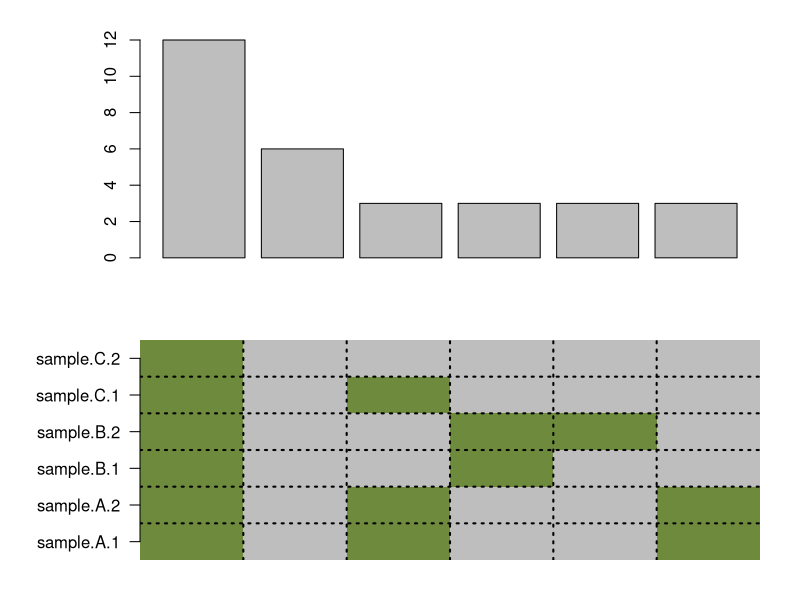
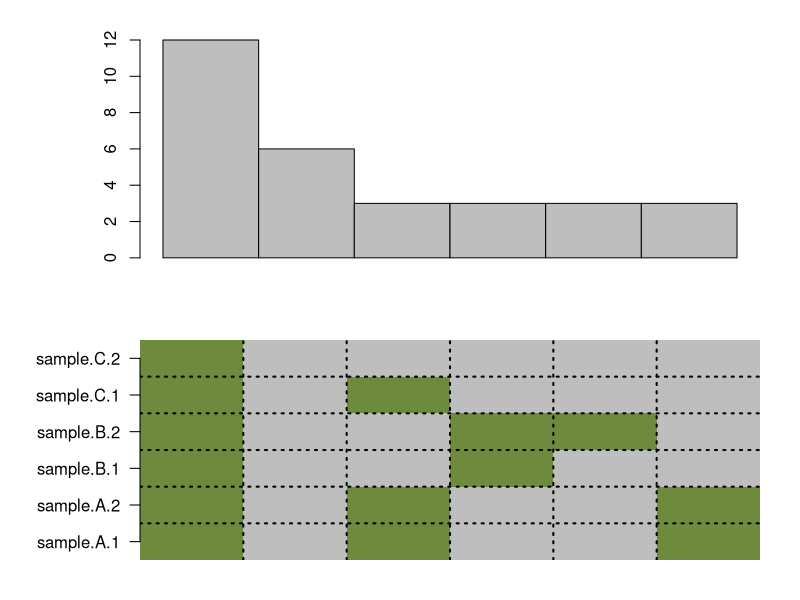
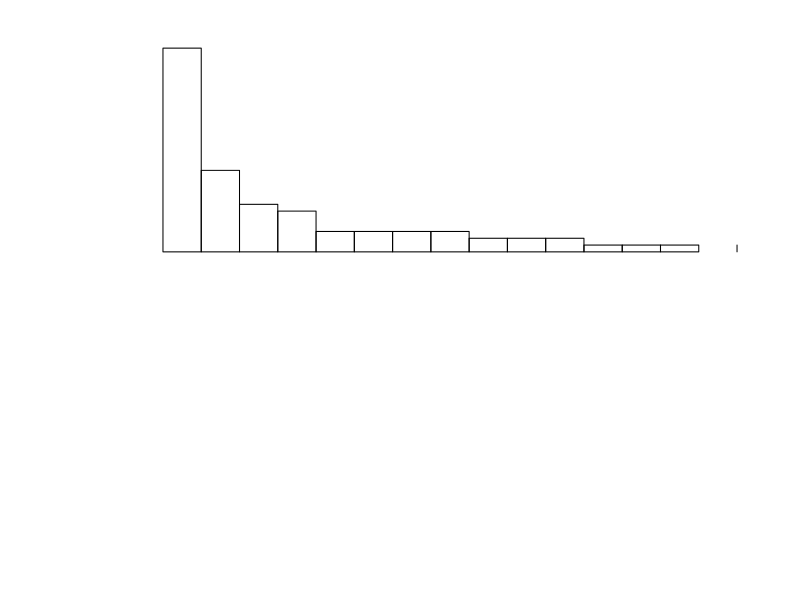

Recreate these plots in R, in order. (Note: this script raises an error after producing the figures.)

############ DEVELOPMENT ############


## Prepare data to plot in Euler Grid.
## Quantity or binary table with columns for samples and rows for features


#  If non-binary, set threshold to count detection of feature in a sample
# 	Hence, all data should be pre-normalised to use same threshold

# Given that with 5 distinct samples or groups, there will be 32 combinations and with 6, 64, 
#	Would be good to set a plot limit and only group a mx number of proportion of samples 
#	Proportin could also be determined from table data (e.g. 90% of binarized data probbaly in 30% of columns).
# Give text output on %of combinations shown and 

## How to deal with replicates or sample groups?  "sll", "majority", "any"




rawData <- data.frame(	sample.A.1=c(0.2, 0, 0, 0.4, 0.3, 0,0,0.8,0.6,0.1), 
				sample.A.2=c(0.1, 0, 0, 0.5, 0.3, 0,0,0.7,0.9,0.2),
				sample.B.1=c(0, 0.8, 0, 0.5, 0.3, 0,0,0.8,0.3,0), 
				sample.B.2=c(0, 0.9, 0, 0.6, 0.3, 0,0.1,0.9,0.8,0),
				sample.C.1=c(0.1, 0, 0, 0.2, 0.3, 0,0,0.7,0.2,0), 
				sample.C.2=c(0, 0, 0, 0.3, 0.3, 0,0,0.8,0.5,0)

		)

rawDataLong <- rbind(rawData,rawData,rawData)

table(rawDataLong)



## convert a (table, matrix,) data.frame to either 0/1 or FALSE/TRUE based on whether values exceed threshold.
## to invert a threshold use: new.table <- table == FALSE
binarizeTable <- function(data, threshold=0, returnBoolean=FALSE)  {

	stopifnot(all(apply(data, 2, is.numeric)))
	if(returnBoolean)  {
		return.table <- data > threshold

	} else  {
		return.table <- apply(data, 2, FUN=function(x) ifelse(x > threshold, 1, 0))
		
	}
	return(as.data.frame(return.table))
}  

binarizeTable(rawDataLong)
binarizeTable(rawDataLong,threshold=0.1)
binarizeTable(rawDataLong, returnBoolean=TRUE)



# if a table has multiple columns of same type these can be reduce to a single table following 'groupRule'
# groupRule  "any" (default), "all", ("majority")
# groupDesign  a data frame with two columns "sampleName" and "groupName". All sampleName values must be unique.
# Currently, binaryTable must be a data.frame (to add columns by name).
reduceGroups <- function(binaryTable, groupDesign, groupRule="any", discardNonGroupSamples=FALSE) {
	# All sampleName values must be unique.
	stopifnot(length(unique(groupDesign[,"sampleName"])) == nrow(groupDesign))

	groups <- unique(groupDesign[,"groupName"])
	nonGroupSamples <- setdiff(colnames(binaryTable),groupDesign[,"sampleName"] )	# get list of samples NOT in groups
	#print(groups)
	#print(nonGroupSamples)	

	if(discardNonGroupSamples)  {
		reducedDat <- data.frame()
	} else {
		reducedDat <- binaryTable[,nonGroupSamples]
	}

	for(thisGroup in groups)  {
		theseSamples <- groupDesign[groupDesign[,"groupName"]==thisGroup,"sampleName"]
		sumVector <- rowSums(binaryTable[,theseSamples])
		
		reducedDat[,thisGroup] <- switch(groupRule,
					any =  ifelse(sumVector > 0 , 1, 0),
					all =  ifelse(sumVector == length(theseSamples) , 1, 0),
					all =  ifelse(sumVector >= length(theseSamples)/2 , 1, 0)  )

	}
	
	return(reducedDat)
}

my.groupDesign <- data.frame(sampleName=c("sample.A.1", "sample.A.2", "sample.B.1", "sample.B.2"),
					groupName=c("group.A", "group.A", "group.B", "group.B"))

my.groupDesign <- data.frame(sampleName=c("sample.A.1", "sample.A.2", "sample.B.1", "sample.B.2", "sample.C.1", "sample.C.2"),
					groupName=c("group.A", "group.A", "group.B", "group.B", "group.C", "group.C"))

head(reduceGroups(binarizeTable(rawDataLong), groupDesign =my.groupDesign))
head(reduceGroups(binarizeTable(rawDataLong), groupDesign =my.groupDesign,groupRule="all"))

head(binarizeTable(rawDataLong))



### Takes a binary (1/0) table and returns a table of unique rows with a column of counts for the occurrence of each row.
## Final table is sorted by count (decreasing order).
scoreCardinalities <- function(binaryTable )  {
	n.cols <- ncol(binaryTable)
	print(paste(nrow(binaryTable), "rows"))
	print(paste(n.cols, "columns. ", 2^n.cols, "possible patterns."))
	
	
	uniquePatterns <- unique(binaryTable )
	row.names(uniquePatterns) <- apply(uniquePatterns, 1, FUN=function(x) paste(x,collapse=""))
	print(paste(nrow(uniquePatterns), "patterns present"))
	
	patterns <- apply(binaryTable , 1, FUN=function(x) paste(x,collapse=""))
	patternCounts <- table(patterns)
	
	uniquePatterns[names(patternCounts),"count"] <- patternCounts
	uniquePatterns <- uniquePatterns[order(uniquePatterns$count, decreasing=T),]
	return(uniquePatterns)
}


# unique rows reveal all the patterns present

scoreCardinalities(binarizeTable(rawDataLong))
rowCounts <-   scoreCardinalities(binarizeTable(rawDataLong))


par(mfrow=c(2,1), mar=c(2,7,2,2))
barplot(rowCounts$count)
image(as.matrix(rowCounts[,1:6]), col=c("grey","darkolivegreen4"), axes = F)
axis(side=2, at=seq(0,1,length.out=6),labels=names(rowCounts[,1:6]), las=2)
grid(6, col="black", lwd=2)


# or as a function (with call below)

plotEuler <- function(binaryGrid, counts, labels)  {
	par(mfrow=c(2,1), mar=c(2,7,2,2))
	n.groups <- length(counts)
	n.samples <- ncol(binaryGrid)
	barplot(counts, space=0)
	image(as.matrix(binaryGrid), col=c("grey","darkolivegreen4"), axes = F)
	axis(side=2, at=seq(0,1,length.out=n.samples),labels=labels, las=2)
	grid(n.samples, col="black", lwd=2)

}




plotEuler(rowCounts[,1:6], rowCounts$count, names(rowCounts[,1:6]))



# found that barplot was not perfectly aligning with grid when using large number of combinations.
# redraw using rect? 
#rect(xleft, ybottom, xright, ytop, density = NULL, angle = 45,
 #    col = NA, border = NULL, lty = par("lty"), lwd = par("lwd"),
#     ...)

counts <- c(30, 12, 7, 6, 3, 3,3,3,2,2,2,1,1,1,1)


n.counts <- length(counts)
max.count <- max(counts)
plot.new()
rect(seq(0,1,length.out=n.counts+1)[-n.counts],  0, seq(0,1,length.out=n.counts+1)[-1], counts/max.count)
image(as.matrix(rowCounts.plot), col=c("grey","darkolivegreen4"), axes = F)

# heatmap creates a mess
plot.new()
rect(seq(0,1,length.out=n.counts+1)[-n.counts],  0, seq(0,1,length.out=n.counts+1)[-1], counts/max.count)
heatmap(as.matrix(rowCounts.plot), col=c("grey","darkolivegreen4"))


# shows that the barplot region is inside the image region. Don't know why.
plot.new()
image(as.matrix(rowCounts.plot), col=c("grey","darkolivegreen4"), axes = F, add=T)
rect(seq(0,1,length.out=n.counts+1)[-n.counts],  0, seq(0,1,length.out=n.counts+1)[-1], counts/max.count)


############ USING rect() for both parts (on same plot) allows perfect alignment.


prettyTicks <- function(valueRange, n.ticks=3, inc.zero = FALSE)  {
	max.value <- max(valueRange)
	n.signif <- min(nchar(max.value)-1, 2)
	max.tick <- signif(max.value, n.signif)
	#return(max.tick)
	
	interval <- max.tick/n.ticks

	
	ticks <- seq(0, max.tick, interval)
	if(!inc.zero)	ticks <- ticks[-1]
	return(ticks)
}

prettyTicks(31)

prettyTicks(31,n.ticks=2, inc.zero=T)


y_buffer <- 0.1
fg.colour <- "darkolivegreen4"
bg.colour <- "grey"
rowCounts.plot <- rowCounts.plot[,-13]
n.samples <- ncol(rowCounts.plot)
bar.bottom <- 1 + y_buffer

par(mfrow=c(1,1))
plot.new()
plot.window(xlim=c(0,1),ylim=c(0,1+bar.bottom))
#rect(seq(0,1,length.out=n.counts+1)[-n.counts],  0, seq(0,1,length.out=n.counts+1)[-1], counts/max.count)

# all rects in grid, specified by rows from bottom, moving left to right
grid.x1 <- rep(seq(0,1,length.out=n.counts+1)[-(n.counts + 1)] , n.samples)
grid.x2 <- rep(seq(0,1,length.out=n.counts+1)[-1] , n.samples)
grid.y1 <- rep(seq(0,1,length.out=n.samples+1)[-(n.samples + 1)] , each=n.counts)
grid.y2 <- rep(seq(0,1,length.out=n.samples+1)[-1] ,each= n.counts)

colVector <- unlist(rowCounts.plot)   # concatenation by colums - to be used as rows from bottom, left to right.
#colVector <- as.character(ifelse(colVector == 1,fg.colour, bg.colour ))
colVector <- ifelse(colVector == 1,fg.colour, bg.colour )
rect(grid.x1, grid.y1, grid.x2, grid.y2 , col=colVector)
labelPosVector <- (seq(0,1,length.out=n.samples+1)[-(n.samples + 1)])  + (seq(0,1,length.out=n.samples+1)[2] /2)
mtext(colnames(rowCounts.plot), side=2, at=labelPosVector, las=2)
rect(seq(0,1,length.out=n.counts+1)[-(n.counts+1)],  bar.bottom , seq(0,1,length.out=n.counts+1)[-1], (counts/max.count) + bar.bottom , col="grey")
tickVector <- prettyTicks(range(counts), inc.zero=T)
tickPosVector <- (tickVector/max.count) + bar.bottom
axis(at=tickPosVector , side=2, labels =tickVector, las=2)





############################

test <- barplot(counts, plot=F)	# just returns a vector of centroal heights.


plot.new(xlim=c(-1,15))


barplot(counts)
rect(seq(0,1,length.out=n.counts+1)[-n.counts],  0, seq(0,1,length.out=n.counts+1)[-1], counts/max.count)


barplot(counts, space=-0.1)

rect(0:(n.counts-1),  0, 1:n.counts, counts/max.count)

#seq(0,1,length.out=n.counts)

rect(0:(n.counts-1),  0, 1:n.counts, counts/max.count)
rect(seq(0,1,length.out=n.counts+1)[-n.counts],  0, seq(0,1,length.out=n.counts+1)[-1], counts/max.count)

rect(1,0,2,20)
### trying to use code from Eulergrid.R  (Biostars).
plotEulergrid(plotTitle="Footprint__overlaps__for__multiple__cell__lines\n(FDR__0.001)", offCellColor="gray80", onCellColor="springgreen4", 
				setNames=c("GM06990","HepG2","K562","SKNSH","TH1"), setCardinalities=c(212350,233552,270586,287731,240701,93351,64049,89860,110579,62852,96806,89476,62075,64644,90129,30893,51178,53416,29083,32041,51033,28922,28279,48629,27407,22805,23548,39400,22418,21029,17172), 
				setTotal=689952, setTotalWithout=-1, 
				outputFilename="overlaps.fdr0p001.112409.png", showWholeSets=-1, ctsCardinalities=c(65897,97624,173336,150753,91965))




binaryCombinations <- function(n, r=0, values=c(0,1), resultVector="")  {
	
	newVector <- c(paste(resultVector,0,sep=""),paste(resultVector,1,sep=""))
	if(n > 1) 	{
		newVector <- binaryCombinations(n-1, r+1, resultVector=newVector)
	}

	return(newVector)
}



binaryCombinations(2)
binaryCombinations(5)


# or learn how to use built in from R!    permutations(2,5, repeats.allowed=T) -1
apply(permutations(2,5, repeats.allowed=T) -1   , 1, FUN=function(x) paste(x,  collapse=""))
